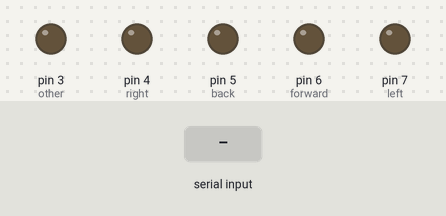
This sketch was run on a simulated Arduino Uno, built with avr-gcc and run on an emulated ATmega328P. On the bench: output pins drawn as LEDs (lit = HIGH). Dashed ring = blinking. The inputs (shaded band) are chosen by the test bench. What the sketch prints to the serial monitor is not drawn.

Above: at 1.2 s.
1.3 s: "b" received over the second serial link
At 1.7 s:
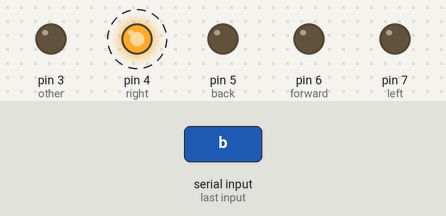
4.3 s: "r" received over the second serial link
At 7.1 s:
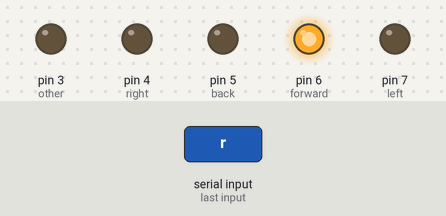
7.3 s: "y" received over the second serial link
At 8.1 s:
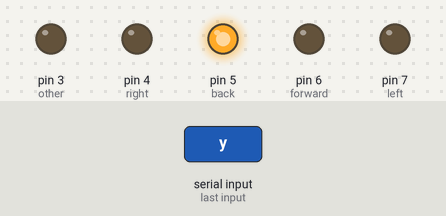
8.8 s: "l" received over the second serial link
At 9.2 s:
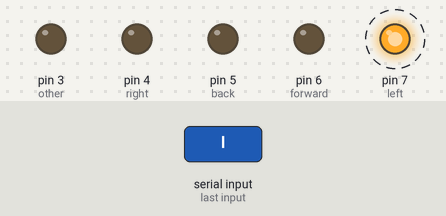
11.8 s: "m" received over the second serial link
At 14.3 s:
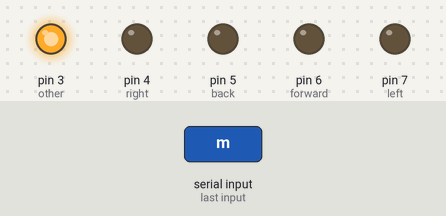
Timing chart, 0 to 15.8 s (numbered marks = the images above; inputs shaded):
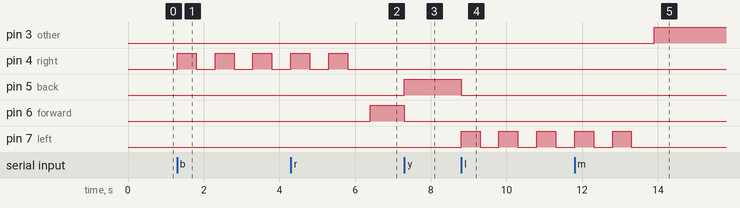

Measured:
- after the input at 1.3 s, pin 4 (right): alternates HIGH for 0.50 s and LOW for 0.50 s, starting at once
- after the input at 4.3 s, pin 6 (forward): LOW → HIGH after 2.1 s
- after the input at 7.3 s, pin 5 (back): LOW → HIGH at once; pin 6 (forward): HIGH → LOW at once
- after the input at 8.8 s, pin 5 (back): HIGH → LOW at once; pin 7 (left): alternates HIGH for 0.50 s and LOW for 0.50 s, starting at once
- after the input at 11.8 s, pin 3 (other): LOW → HIGH after 2.1 s

The sketch:

test_1.ino
```cpp
#include <SoftwareSerial.h>
SoftwareSerial project (12,13);
const int key=11;
const int other=3 , right=4 , back=5 ,forward=6 , left=7 ;
char control;

void setup() {
 Serial.begin(9600);
 Serial.println("entre data");
 project.begin(9600);
 pinMode(forward,OUTPUT);
 pinMode(back,OUTPUT);
 pinMode(right,OUTPUT);
 pinMode(left,OUTPUT);
 pinMode(other,OUTPUT);
}

void loop() {
  digitalWrite(key,HIGH);
 if(project.available()==1)
 {
  control=project.read();
  if(control=='r')
  {

    digitalWrite(forward,HIGH);
    digitalWrite(back,LOW);
    digitalWrite(right,LOW);
    digitalWrite(left,LOW);
    digitalWrite(other,LOW);
   }
 else if(control=='y')
  {
    digitalWrite(forward,LOW);
    digitalWrite(back,HIGH);
    digitalWrite(right,LOW);
    digitalWrite(left,LOW);
    digitalWrite(other,LOW);
   }
    else if(control=='b')
  {
    digitalWrite(forward,LOW);
    digitalWrite(back,LOW);
     digitalWrite(left,LOW);
    digitalWrite(other,LOW);

     digitalWrite(right,HIGH);
     delay(500);
     digitalWrite(right,LOW);
     delay(500);
     digitalWrite(right,HIGH);
     delay(500);
     digitalWrite(right,LOW);
     delay(500);
     digitalWrite(right,HIGH);
     delay(500);
     digitalWrite(right,LOW);
     delay(500);
     digitalWrite(right,HIGH);
     delay(500);
     digitalWrite(right,LOW);
     delay(500);
     digitalWrite(right,HIGH);
     delay(500);
     digitalWrite(right,LOW);
     delay(500);
  }
     else if(control=='l')
  {
    digitalWrite(forward,LOW);
    digitalWrite(back,LOW);
    digitalWrite(right,LOW);
    digitalWrite(other,LOW);

     digitalWrite(left,HIGH);
     delay (500);
     digitalWrite(left,LOW);
     delay (500);
      digitalWrite(left,HIGH);
     delay (500);
     digitalWrite(left,LOW);
     delay (500);
      digitalWrite(left,HIGH);
     delay (500);
     digitalWrite(left,LOW);
     delay (500);
      digitalWrite(left,HIGH);
     delay (500);
     digitalWrite(left,LOW);
     delay (500);
      digitalWrite(left,HIGH);
     delay (500);
     digitalWrite(left,LOW);
     delay (500);

  }
  else if(control=='m')
  {
    digitalWrite(forward,LOW);
    digitalWrite(back,LOW);
    digitalWrite(right,LOW);
    digitalWrite(left,LOW);
    digitalWrite(other,HIGH);
  }

}
delay(100);
}
```
